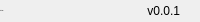
              <widget class="QFrame" name="bottomBar">
               <property name="minimumSize">
                <size>
                 <width>0</width>
                 <height>22</height>
                </size>
               </property>
               <property name="maximumSize">
                <size>
                 <width>16777215</width>
                 <height>22</height>
                </size>
               </property>
               <property name="frameShape">
                <enum>QFrame::NoFrame</enum>
               </property>
               <property name="frameShadow">
                <enum>QFrame::Raised</enum>
               </property>
               <layout class="QHBoxLayout" name="horizontalLayout_5">
                <property name="spacing">
                 <number>0</number>
                </property>
                <property name="leftMargin">
                 <number>0</number>
                </property>
                <property name="topMargin">
                 <number>0</number>
                </property>
                <property name="rightMargin">
                 <number>0</number>
                </property>
                <property name="bottomMargin">
                 <number>0</number>
                </property>
                <item>
                 <widget class="QLabel" name="creditsLabel">
                  <property name="maximumSize">
                   <size>
                    <width>16777215</width>
                    <height>16</height>
                   </size>
                  </property>
                  <property name="font">
                   <font>
                    <family>Segoe UI</family>
                    <pointsize>-1</pointsize>
                    <weight>50</weight>
                    <italic>false</italic>
                    <bold>false</bold>
                   </font>
                  </property>
                  <property name="text">
                   <string>test app</string>
                  </property>
                  <property name="alignment">
                   <set>Qt::AlignLeading|Qt::AlignLeft|Qt::AlignVCenter</set>
                  </property>
                 </widget>
                </item>
                <item>
                 <widget class="QLabel" name="version">
                  <property name="text">
                   <string>v0.0.1</string>
                  </property>
                  <property name="alignment">
                   <set>Qt::AlignRight|Qt::AlignTrailing|Qt::AlignVCenter</set>
                  </property>
                 </widget>
                </item>
                <item>
                 <widget class="QFrame" name="frame_size_grip">
                  <property name="minimumSize">
                   <size>
                    <width>20</width>
                    <height>0</height>
                   </size>
                  </property>
                  <property name="maximumSize">
                   <size>
                    <width>20</width>
                    <height>16777215</height>
                   </size>
                  </property>
                  <property name="frameShape">
                   <enum>QFrame::NoFrame</enum>
                  </property>
                  <property name="frameShadow">
                   <enum>QFrame::Raised</enum>
                  </property>
                 </widget>
                </item>
               </layout>
              </widget>
